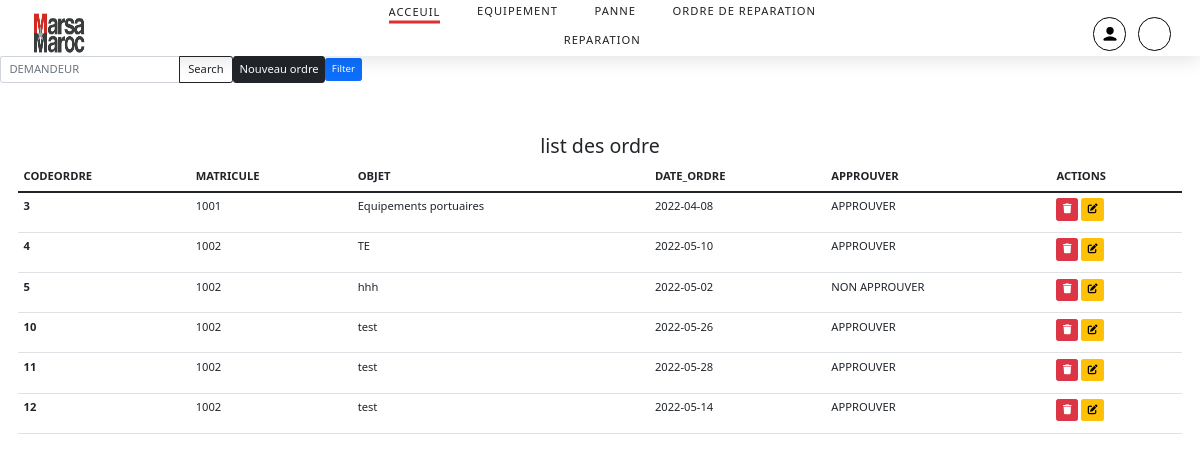
/ordre-de-reparation.php (signed in), run on the app's committed database.
### tables this page shows
CREATE TABLE `ordre_reparation` (
  `CODEORDRE` int(11) NOT NULL,
  `CODEPANNE` int(11) NOT NULL,
  `MATRICULE_T` int(11) NOT NULL,
  `MATRICULE_C` int(11) NOT NULL,
  `OBJET` varchar(100) DEFAULT NULL,
  `DATE_ORDRE` date DEFAULT NULL,
  `DEMANDEUR` varchar(100) DEFAULT NULL,
  `APPROBATEUR` varchar(100) DEFAULT NULL,
  `APPROUVER` varchar(200) NOT NULL
);

### ordre-de-reparation.php (the view, shortened to what this page needs)
<!DOCTYPE html>
<html lang="en">
<head>
    <link rel="stylesheet" href="https://cdnjs.cloudflare.com/ajax/libs/font-awesome/6.0.0/css/all.min.css" />
    <link href="https://cdn.jsdelivr.net/npm/bootstrap@5.1.3/dist/css/bootstrap.min.css" rel="stylesheet">
  </head>
<body>
<?php include "nav.php"; ?>
  <div class="d-flex align-items-center ">
    <form class="d-flex input-group w-auto " action="ordre-de-reparation.php" method="get">
        <input
          type="text"
          class="form-control"
          placeholder="DEMANDEUR"
          aria-label="Search"
          name="rare" id="rare"
        />
        <button
          class="btn btn-outline-dark"
          type="button"
          data-mdb-ripple-color="dark"
        >
          Search
        </button>
      </form>
      <a href="create-ordre.php" class="btn btn-dark text-center px-2">Nouveau ordre</a>
      <a href="filter.php" class="btn btn-sm btn-primary"> Filter</a>
  </div>
<br>
<br>
<br>
    <h3 class="text-center " >list des ordre </h3>
    <div class="container">
    <table class="table">
        <thead>
            <tr>
                <th scope="col">CODEORDRE</th>
                <th scope="col">MATRICULE</th>
                <th scope="col">OBJET</th>
                <th scope="col">DATE_ORDRE</th>
                <th scope="col">APPROUVER</th>
                <th scope="col">ACTIONS</th>
            </tr>
        </thead>
        <tbody>
        <?php
$host =  "localhost";
$user = "root";
$password = "";
$db="itsup_marsa";
$con= mysqli_Connect($host,$user,$password,$db);
$query="select * from ordre_reparation ";
$result=mysqli_query ($con, $query);
while ($rows = mysqli_fetch_array ($result)){
?>
 <tr>
<th><?php echo $rows['CODEORDRE']; ?></th>
<td><?php echo $rows['MATRICULE_T']; ?></td>
<td><?php echo $rows['OBJET']; ?></td>
<td><?php echo $rows['DATE_ORDRE']; ?></td>
<td>
<?php
if($rows['APPROUVER']==1){
  echo '<p >APPROUVER</p>';
}
else {
echo '<p>NON APPROUVER</p>';
}
                    ?>
                    </td>
                    <td>
                        <a class="btn btn-sm btn-danger"  href="delete-ordre.php?CODEORDRE=<?= $p['CODEORDRE'] ?>" onclick="return confirm('Delete?')"><i class="fa-solid fa-trash"></i></a>
                        <a title="edit" class="btn btn-sm btn-warning"  href="edit-ordre.php?CODEORDRE=<?= $p['CODEORDRE'] ?>" ><i class="fa-solid fa-pen-to-square"></i></a>
                    </td>
                </tr>
            <?php } ?>
        </tbody>
    </table>
    </div>
</body>
</html>

### nav.css (style rules this page uses)
* { margin: 0; padding: 0; box-sizing: inherit; }
html { font-size: 70%; box-sizing: border-box; scroll-behavior: smooth; }
.container { max-width: 117rem; margin: 0 auto; padding: 0 1.6rem; }

### data on the page
ordre_reparation: CODEORDRE "3", MATRICULE_T "1001", OBJET "Equipements portuaires", DATE_ORDRE "2022-04-08", APPROUVER "APPROUVER"
ordre_reparation: CODEORDRE "4", MATRICULE_T "1002", OBJET "TE", DATE_ORDRE "2022-05-10", APPROUVER "APPROUVER"
ordre_reparation: CODEORDRE "5", MATRICULE_T "1002", OBJET "hhh", DATE_ORDRE "2022-05-02", APPROUVER "NON APPROUVER"
ordre_reparation: CODEORDRE "10", MATRICULE_T "1002", OBJET "test", DATE_ORDRE "2022-05-26", APPROUVER "APPROUVER"
ordre_reparation: CODEORDRE "11", MATRICULE_T "1002", OBJET "test", DATE_ORDRE "2022-05-28", APPROUVER "APPROUVER"
ordre_reparation: CODEORDRE "12", MATRICULE_T "1002", OBJET "test", DATE_ORDRE "2022-05-14", APPROUVER "APPROUVER"
